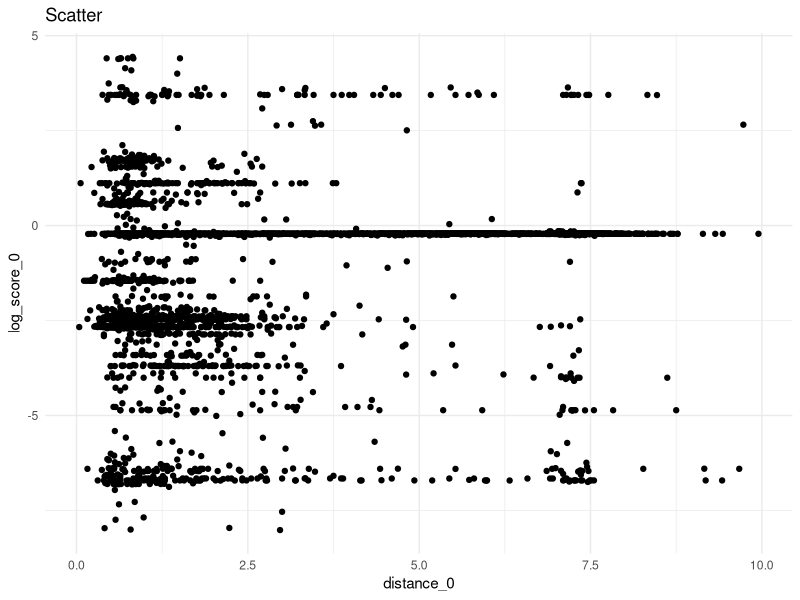
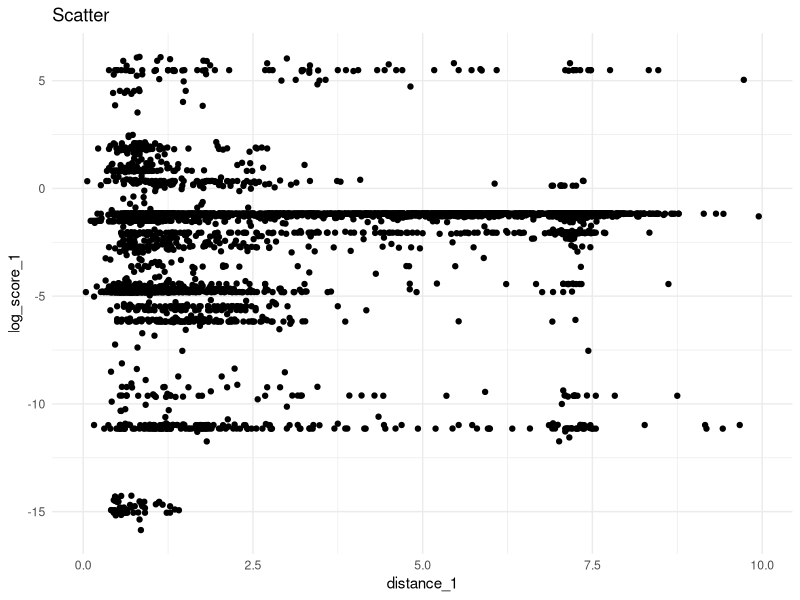
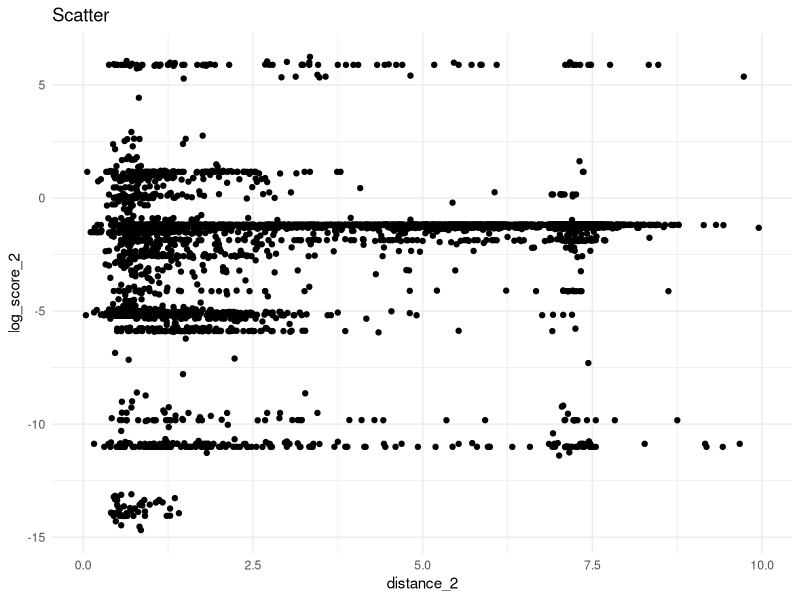
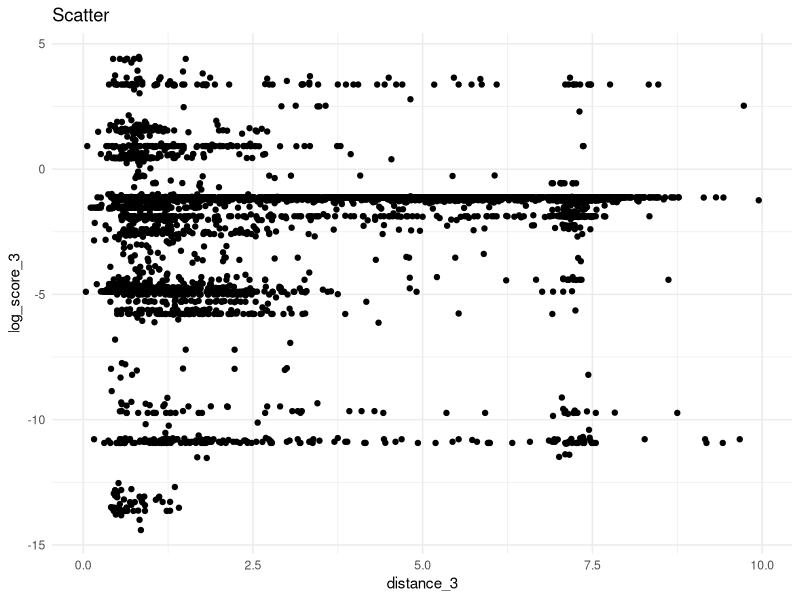
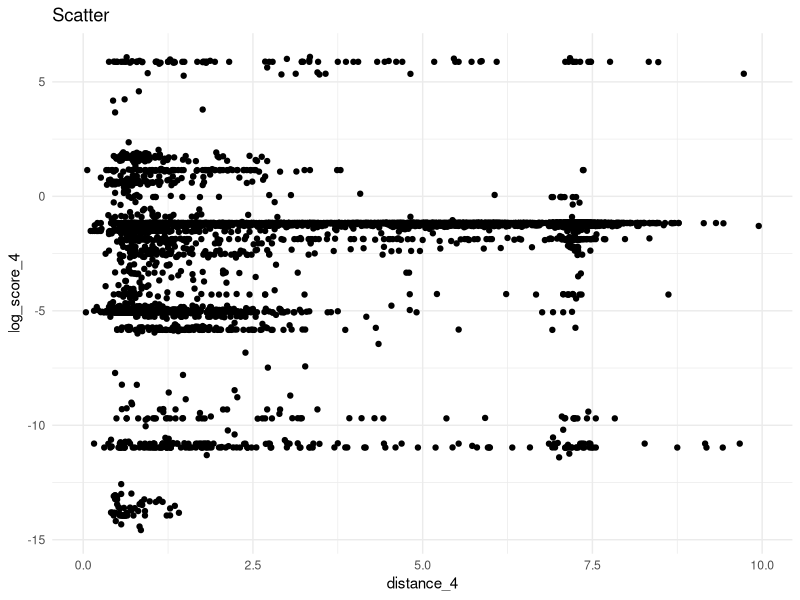
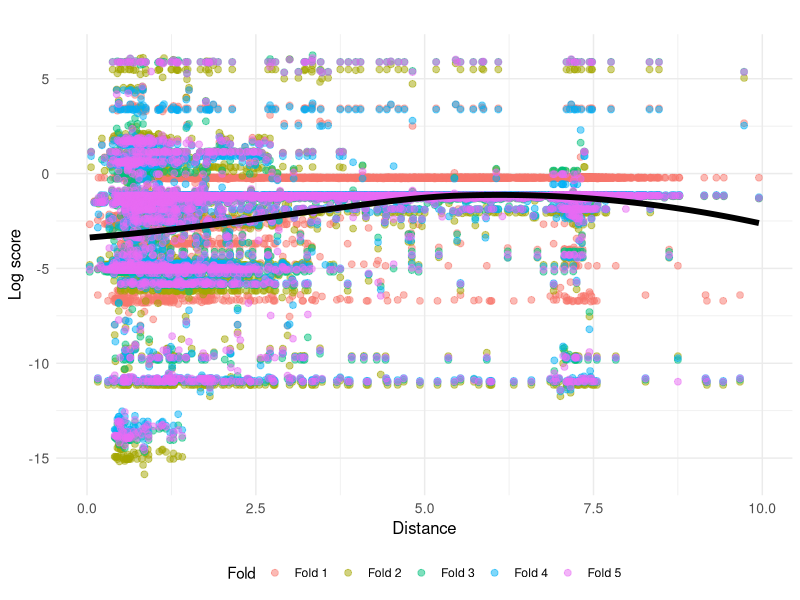

The R source for these figures, in order: (Note: a time limit stopped this script after it produced the figures.)

# Set working directory
getwd()
setwd("C:/Users/sebas/one/OneDrive/grive/faks/masters/y1/2nd semester/ML-DS I/ML-DS-I/hw2/")

# install.packages("ggplot2")
# install.packages("tidyverse")

# Load the required package
library(tidyr)
library(ggplot2)
library(dplyr)

# Read data and transform to dataframe
df <- read.csv("log_distance_errors.csv")
df <- as.data.frame(df)
df

# Get fold names
pairs <- list()
for (i in 0:4) {
  pairs[[i+1]] <- c(paste("log_score", i, sep="_"),
                    paste("distance", i, sep="_"),
                    paste("comp", i, sep="_"))
}

pairs

# Separate plots
for (pair in pairs) {
  logscore <- pair[1]
  distance <- pair[2]
  
  p <- ggplot(df, aes_string(x = distance, y=logscore)) +
    geom_point() +
    labs(title=paste("Scatter")) +
    theme_minimal()
  
  print(p)
}

# Combine all pairs into one data frame
plot_data <- data.frame()

for (i in seq_along(pairs)) {
  pair <- pairs[[i]]
  logscore_col <- pair[1]
  distance_col <- pair[2]
  comp_col <- pair[3]
  
  temp_data <- df %>%
    select(logscore = all_of(logscore_col), 
           distance = all_of(distance_col), 
           competition = all_of(comp_col)) %>%
    mutate(Pair = paste("Fold", i))  # Add a column to identify the pair
  
  plot_data <- bind_rows(plot_data, temp_data)
}

plot_data[10:20, ]


# Plot all pairs on one graph
p <- ggplot(plot_data, aes(x = distance, y = logscore, color = Pair)) +
  geom_point(size = 2, alpha = 0.5) +  # Set point size and transparency
  labs(
    title = "", 
    x = "Distance", 
    y = "Log score",
    color = "Fold"
  ) +
  theme_minimal() +  
  theme(
    plot.title = element_text(hjust = 0.5, size = 14, face = "bold"),  
    axis.title = element_text(size = 12),  
    axis.text = element_text(size = 10),  
    legend.position = "bottom"
  )



p <- ggplot(plot_data, aes(x = distance, y = logscore, color = Pair)) +
  geom_point(size = 2, alpha = 0.5) + 
  geom_smooth(
    aes(x = distance, y = logscore, group = 1),  
    method = "loess",  # Use LOESS smoothing
    se = FALSE, 
    color = "black",  
    size = 2, 
    linetype = "solid" 
  ) +
  labs(
    title = "", 
    x = "Distance", 
    y = "Log score",
    color = "Fold"  
  ) +
  theme_minimal() + 
  theme(
    plot.title = element_text(hjust = 0.5, size = 14, face = "bold"),  
    axis.title = element_text(size = 12),  
    axis.text = element_text(size = 10),  
    legend.position = "bottom"  
  )

print(p)

# Bootstrap distance correlation:
set.seed(42) 
n_boot <- 1000  
boot_corr <- numeric(n_boot)

for (i in 1:n_boot) {
  sample_indices <- sample(nrow(plot_data), replace = TRUE)
  boot_sample <- plot_data[sample_indices, ]
  boot_corr[i] <- cor(boot_sample$distance, boot_sample$logscore, use = "complete.obs")
}

# Compute 95% confidence interval
quantile(boot_corr, c(0.025, 0.975))
sd(boot_corr)
mean(boot_corr)

# Part 2: Inverse encoding
comp_map <- c("EURO", "NBA", "SLO1", "U14", "U16")
 
# Unencode
for (pair in pairs) {
  col_name <- pair[3]  # Extract column name
  print(col_name)
  df[[col_name]] <- comp_map[df[[col_name]] + 1]
}

# For each split
weighted <- numeric(5)
unweighted <- numeric(5)
i <- 0
for (pair in pairs) {
  i <- i+1
  comp_column <- pair[3]  
  log_column <- pair[1] 
  print(comp_column)
  
  # Get empirical relative frequencies
  relative_freq <- table(df[[comp_column]]) / sum(!is.na(df[[comp_column]]))
  
  # Get mean log score for each type of competition
  logscore_means <- df %>%
    group_by(across(all_of(comp_column))) %>% 
    summarize(mean_logscore = mean(.data[[log_column]], na.rm = TRUE)) 
  
  # Drop NA rows
  logscore_means <- na.omit(logscore_means)
  logscore_means
  
  # Assign column names
  names(logscore_means) <- c(comp_column, "mean_logscore")
  
  # Define true DGF frequencies
  true_freqs <- c(0.1, 0.6, 0.1, 0.1, 0.1) 
  names(true_freqs) <- comp_map
  
  # Compute weighted log score
  weighted_log_score <- sum(logscore_means$mean_logscore * true_freqs[as.character(logscore_means[[comp_column]])])
  print("Weighted log score")
  print(weighted_log_score)
  
  # Compute original log score
  original_log_score <- mean(df[[log_column]], na.rm = TRUE)
  print("Empirical log score")
  print(original_log_score)
  cat("\n")
  weighted[i] <- weighted_log_score
  unweighted[i] <- original_log_score
}

mean(weighted)
sd(weighted)

mean(unweighted)
sd(unweighted)

# Get confidence intervals for the Competition
true_freqs <- c("EURO" = 0.1, "NBA" = 0.6, "SLO1" = 0.1, "U14" = 0.1, "U16" = 0.1)

df_all <- plot_data

boot_log_scores <- numeric(n_boot)
for (i in 1:n_boot) {
  boot_sample <- df_all[sample(nrow(df_all), replace = TRUE), ]
  
  # Compute mean log score for each competition type
  logscore_means <- boot_sample %>%
    group_by(competition) %>%
    summarize(mean_logscore = mean(logscore, na.rm = TRUE))
  
  # Merge with true frequencies
  logscore_means <- logscore_means %>%
    mutate(weight = true_freqs[as.character(competition)]) %>%
    drop_na(weight)  # Drop any missing weights
  
  boot_log_scores[i] <- sum(logscore_means$mean_logscore * logscore_means$weight, na.rm = TRUE)
}

boot_unweighted <- numeric(n_boot)

for (i in 1:n_boot) {
  # Resample with replacement
  boot_sample <- df_all[sample(nrow(df_all), replace = TRUE), ]
  
  # Compute unweighted log loss (simple mean)
  boot_unweighted[i] <- mean(boot_sample$logscore, na.rm = TRUE)
}

ci_unweighted <- quantile(boot_unweighted, c(0.025, 0.975), na.rm=FALSE)
ci_weighted <- quantile(boot_log_scores, c(0.025, 0.975))


cat("95% CI for Unweighted Log Score:", ci_unweighted, "\n")
cat("95% CI for Weighted Log Score:", ci_weighted, "\n")
